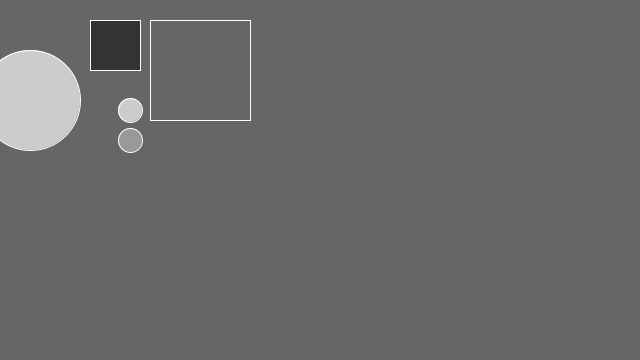
Frame 1 (no input)
Frame 60 (the mouse pressed at the canvas centre just before this capture): identical to frame 1, image omitted
Frame 120 (the mouse held since frame 60 and released just before this capture): identical to frame 1, image omitted

The Processing sketch that drew this single still picture (run headless with seeded random() and noise(); from frame 60 on, the mouse is pressed at the canvas centre):

// Processing sketch: Buttons
// ── Buttons.pde
/**
 * Buttons. 
 * 
 * Click on one of the shapes to change
 * the background color. This example
 * demonstates a class for buttons.
 */

color currentcolor;

CircleButton circle1, circle2, circle3;
RectButton rect1, rect2;

boolean locked = false;

void setup()
{
  size(640, 360);
  smooth();

  color baseColor = color(102);
  currentcolor = baseColor;

  // Define and create circle button
  color buttoncolor = color(204);
  color highlight = color(153);
  ellipseMode(CENTER);
  circle1 = new CircleButton(30, 100, 100, buttoncolor, highlight);

  // Define and create circle button
  buttoncolor = color(204);
  highlight = color(153); 
  circle2 = new CircleButton(130, 110, 24, buttoncolor, highlight);

  // Define and create circle button
  buttoncolor = color(153);
  highlight = color(102); 
  circle3 = new CircleButton(130, 140, 24, buttoncolor, highlight);

  // Define and create rectangle button
  buttoncolor = color(102);
  highlight = color(51); 
  rect1 = new RectButton(150, 20, 100, buttoncolor, highlight);

  // Define and create rectangle button
  buttoncolor = color(51);
  highlight = color(0); 
  rect2 = new RectButton(90, 20, 50, buttoncolor, highlight);
}

void draw()
{
  background(currentcolor);
  stroke(255);
  update(mouseX, mouseY);
  circle1.display();
  circle2.display();
  circle3.display();
  rect1.display();
  rect2.display();
}

void update(int x, int y)
{
  if(locked == false) {
    circle1.update();
    circle2.update();
    circle3.update();
    rect1.update();
    rect2.update();
  } 
  else {
    locked = false;
  }

  if(mousePressed) {
    if(circle1.pressed()) {
      currentcolor = circle1.basecolor;
    } 
    else if(circle2.pressed()) {
      currentcolor = circle2.basecolor;
    } 
    else if(circle3.pressed()) {
      currentcolor = circle3.basecolor;
    } 
    else if(rect1.pressed()) {
      currentcolor = rect1.basecolor;
    } 
    else if(rect2.pressed()) {
      currentcolor = rect2.basecolor;
    }
  }
}


class Button
{
  int x, y;
  int size;
  color basecolor, highlightcolor;
  color currentcolor;
  boolean over = false;
  boolean pressed = false;   

  void update() 
  {
    if(over()) {
      currentcolor = highlightcolor;
    } 
    else {
      currentcolor = basecolor;
    }
  }

  boolean pressed() 
  {
    if(over) {
      locked = true;
      return true;
    } 
    else {
      locked = false;
      return false;
    }    
  }

  boolean over() 
  { 
    return true; 
  }

  boolean overRect(int x, int y, int width, int height) 
  {
    if (mouseX >= x && mouseX <= x+width && 
      mouseY >= y && mouseY <= y+height) {
      return true;
    } 
    else {
      return false;
    }
  }

  boolean overCircle(int x, int y, int diameter) 
  {
    float disX = x - mouseX;
    float disY = y - mouseY;
    if(sqrt(sq(disX) + sq(disY)) < diameter/2 ) {
      return true;
    } 
    else {
      return false;
    }
  }

}

class CircleButton extends Button
{ 
  CircleButton(int ix, int iy, int isize, color icolor, color ihighlight) 
  {
    x = ix;
    y = iy;
    size = isize;
    basecolor = icolor;
    highlightcolor = ihighlight;
    currentcolor = basecolor;
  }

  boolean over() 
  {
    if( overCircle(x, y, size) ) {
      over = true;
      return true;
    } 
    else {
      over = false;
      return false;
    }
  }

  void display() 
  {
    stroke(255);
    fill(currentcolor);
    ellipse(x, y, size, size);
  }
}

class RectButton extends Button
{
  RectButton(int ix, int iy, int isize, color icolor, color ihighlight) 
  {
    x = ix;
    y = iy;
    size = isize;
    basecolor = icolor;
    highlightcolor = ihighlight;
    currentcolor = basecolor;
  }

  boolean over() 
  {
    if( overRect(x, y, size, size) ) {
      over = true;
      return true;
    } 
    else {
      over = false;
      return false;
    }
  }

  void display() 
  {
    stroke(255);
    fill(currentcolor);
    rect(x, y, size, size);
  }
}
